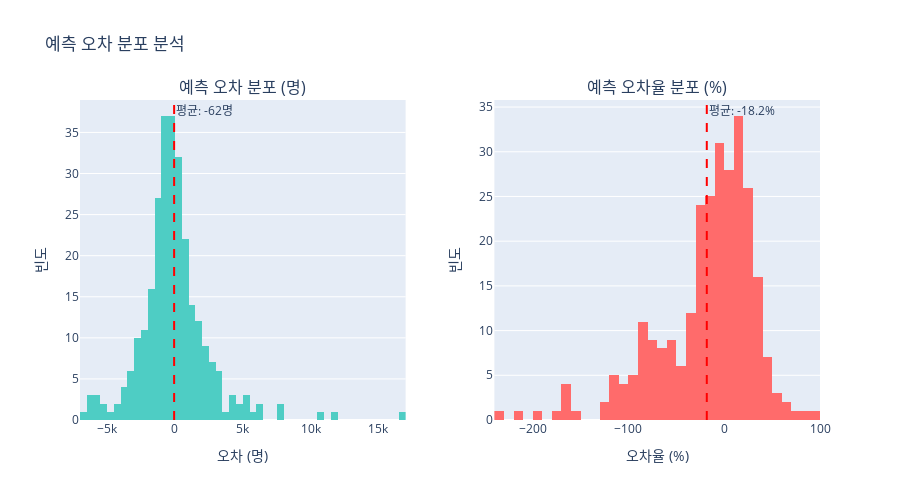

The notebook cell saved with this chart:
### Code cell
# Plotly 시각화: 예측 오차 분포
fig = make_subplots(
    rows=1, cols=2,
    subplot_titles=('예측 오차 분포 (명)', '예측 오차율 분포 (%)'),
    horizontal_spacing=0.12
)

# 오차 히스토그램 (명)
fig.add_trace(
    go.Histogram(
        x=df_predictions['Error'],
        nbinsx=50,
        name='오차 (명)',
        marker_color='#4ECDC4',
        hovertemplate='오차: %{x:.0f}명<br>빈도: %{y}<extra></extra>'
    ),
    row=1, col=1
)

# 오차율 히스토그램 (%)
fig.add_trace(
    go.Histogram(
        x=df_predictions['Error_Pct'],
        nbinsx=50,
        name='오차율 (%)',
        marker_color='#FF6B6B',
        hovertemplate='오차율: %{x:.1f}%<br>빈도: %{y}<extra></extra>'
    ),
    row=1, col=2
)

# 평균선 추가
fig.add_vline(x=df_predictions['Error'].mean(), line_dash="dash", line_color="red", 
                annotation_text=f"평균: {df_predictions['Error'].mean():.0f}명", row=1, col=1)
fig.add_vline(x=df_predictions['Error_Pct'].mean(), line_dash="dash", line_color="red",
                annotation_text=f"평균: {df_predictions['Error_Pct'].mean():.1f}%", row=1, col=2)

fig.update_xaxes(title_text="오차 (명)", row=1, col=1)
fig.update_xaxes(title_text="오차율 (%)", row=1, col=2)
fig.update_yaxes(title_text="빈도", row=1, col=1)
fig.update_yaxes(title_text="빈도", row=1, col=2)

fig.update_layout(
    title_text="예측 오차 분포 분석",
    showlegend=False,
    height=500
)

fig.show()

### Figure 1 — Plotly figure (JSON) as saved in the notebook; plotly's stock layout.template omitted (floating-point values rounded to 4 significant figures; data arrays with more than 128 entries replaced by an {"elided": "..."} marker saying what was removed)
{"data": [{"hovertemplate": "오차: %{x:.0f}명<br>빈도: %{y}<extra></extra>", "marker": {"color": "#4ECDC4"}, "name": "오차 (명)", "nbinsx": 50, "type": "histogram", "x": {"elided": "279 float values"}, "xaxis": "x", "yaxis": "y"}, {"hovertemplate": "오차율: %{x:.1f}%<br>빈도: %{y}<extra></extra>", "marker": {"color": "#FF6B6B"}, "name": "오차율 (%)", "nbinsx": 50, "type": "histogram", "x": {"elided": "279 float values"}, "xaxis": "x2", "yaxis": "y2"}], "layout": {"annotations": [{"font": {"size": 16}, "showarrow": false, "text": "예측 오차 분포 (명)", "x": 0.22, "xanchor": "center", "xref": "paper", "y": 1, "yanchor": "bottom", "yref": "paper"}, {"font": {"size": 16}, "showarrow": false, "text": "예측 오차율 분포 (%)", "x": 0.78, "xanchor": "center", "xref": "paper", "y": 1, "yanchor": "bottom", "yref": "paper"}, {"showarrow": false, "text": "평균: -62명", "x": -61.74, "xanchor": "left", "xref": "x", "y": 1, "yanchor": "top", "yref": "y domain"}, {"showarrow": false, "text": "평균: -18.2%", "x": -18.22, "xanchor": "left", "xref": "x2", "y": 1, "yanchor": "top", "yref": "y2 domain"}], "height": 500, "shapes": [{"line": {"color": "red", "dash": "dash"}, "type": "line", "x0": -61.74, "x1": -61.74, "xref": "x", "y0": 0, "y1": 1, "yref": "y domain"}, {"line": {"color": "red", "dash": "dash"}, "type": "line", "x0": -18.22, "x1": -18.22, "xref": "x2", "y0": 0, "y1": 1, "yref": "y2 domain"}], "showlegend": false, "title": {"text": "예측 오차 분포 분석"}, "xaxis": {"anchor": "y", "domain": [0, 0.44], "title": {"text": "오차 (명)"}}, "xaxis2": {"anchor": "y2", "domain": [0.56, 1], "title": {"text": "오차율 (%)"}}, "yaxis": {"anchor": "x", "domain": [0, 1], "title": {"text": "빈도"}}, "yaxis2": {"anchor": "x2", "domain": [0, 1], "title": {"text": "빈도"}}}}
